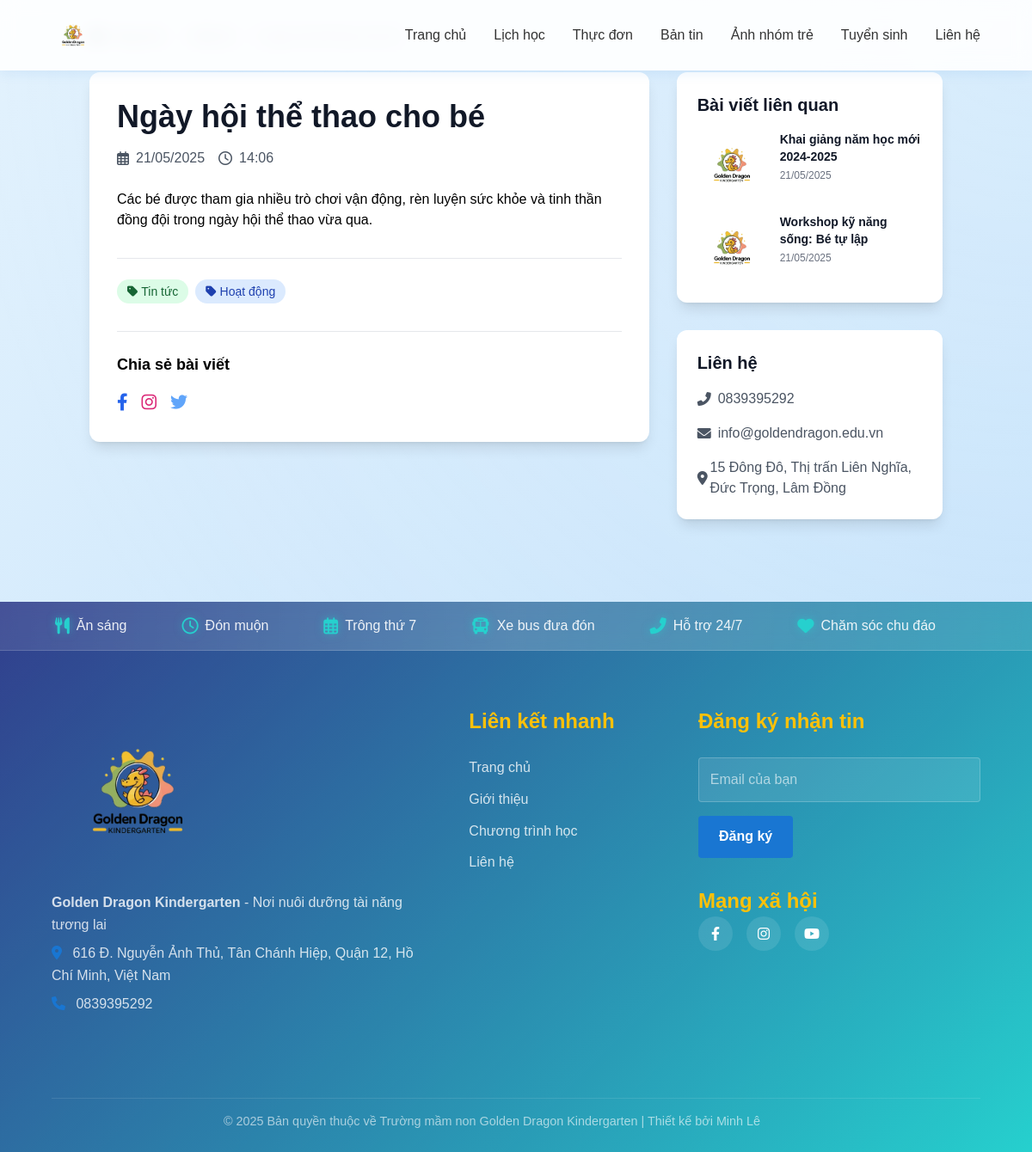
The page /ban-tin/2 on the database its author committed.
### tables this page shows
CREATE TABLE IF NOT EXISTS posts (
    id INT AUTO_INCREMENT PRIMARY KEY,
    title VARCHAR(255) NOT NULL,
    content TEXT NOT NULL,
    image VARCHAR(255) DEFAULT NULL,
    status ENUM('draft', 'published') NOT NULL DEFAULT 'draft',
    created_at DATETIME DEFAULT CURRENT_TIMESTAMP,
    updated_at DATETIME DEFAULT CURRENT_TIMESTAMP ON UPDATE CURRENT_TIMESTAMP
);

### includes/Database.php (called while the page is built, shortened)
<?php
class Database {
    private $host = 'localhost';
    private $db_name = 'rongvang';
    private $username = 'root';
    private $password = '';
    private $conn;
    private static $instance = null;
    private function __construct() {
        try {
            $this->conn = new PDO(
                "mysql:host={$this->host};dbname={$this->db_name};charset=utf8mb4",
                $this->username,
                $this->password,
                [
                    PDO::ATTR_ERRMODE => PDO::ERRMODE_EXCEPTION,
                    PDO::ATTR_DEFAULT_FETCH_MODE => PDO::FETCH_ASSOC,
                    PDO::ATTR_EMULATE_PREPARES => false,
                    PDO::MYSQL_ATTR_INIT_COMMAND => "SET NAMES utf8mb4"
                ]
            );
        } catch (PDOException $e) {
            error_log("Database Connection Error: " . $e->getMessage());
            throw new Exception("Database connection failed: " . $e->getMessage());
        }
    }
    public static function getInstance() {
        if (self::$instance === null) {
            self::$instance = new self();
        }
        return self::$instance;
    }
    public function getConnection() {
        return $this->conn;
    }
}

### models/Post.php (called while the page is built, shortened)
<?php
require_once __DIR__ . '/../includes/Database.php';
class Post {
    private $db;
    public function __construct() {
        try {
            $this->db = Database::getInstance()->getConnection();
        } catch (Exception $e) {
            error_log("Post Model Error: " . $e->getMessage());
            throw new Exception("Failed to initialize model");
        }
    }
    public function getById($id) {
        try {
            $sql = "SELECT * FROM posts WHERE id = :id";
            $stmt = $this->db->prepare($sql);
            $stmt->bindParam(':id', $id);
            $stmt->execute();
            return $stmt->fetch(PDO::FETCH_ASSOC);
        } catch (Exception $e) {
            error_log("Get Post Error: " . $e->getMessage());
            return false;
        }
    }
    public function getRecent($limit = 5) {
        try {
            $query = "SELECT * FROM posts ORDER BY created_at DESC LIMIT :limit";
            $stmt = $this->db->prepare($query);
            $stmt->bindParam(':limit', $limit, PDO::PARAM_INT);
            $stmt->execute();
            return $stmt->fetchAll(PDO::FETCH_ASSOC);
        } catch (Exception $e) {
            error_log("Get Recent Posts Error: " . $e->getMessage());
            return [];
        }
    }
}

### views/pages/ban-tin-detail.php (the view, shortened to what this page needs)
<?php
require_once __DIR__ . '/../layouts/header.php';
$postId = isset($_GET['id']) ? (int)$_GET['id'] : 0;
require_once __DIR__ . '/../../models/Post.php';
$postModel = new Post();
$post = $postModel->getById($postId);
$relatedPosts = $postModel->getRecent(3);
?>
<main class="container mx-auto py-8 px-4">
    <nav class="flex mb-8 text-sm">
        <ol class="inline-flex items-center space-x-1 md:space-x-3">
            <li class="inline-flex items-center">
                <a href="/RongVang" class="text-gray-700 hover:text-green-600">
                </a>
            </li>
            <li>
                <div class="flex items-center">
                    <a href="/RongVang/ban-tin" class="text-gray-700 hover:text-green-600">Bản tin</a>
                </div>
            </li>
            <li>
                <div class="flex items-center">
                    <span class="text-gray-500"><?php echo htmlspecialchars($post['title']); ?></span>
                </div>
            </li>
        </ol>
    </nav>
    <div class="grid grid-cols-1 lg:grid-cols-3 gap-8">
        <div class="lg:col-span-2">
            <article class="bg-white rounded-xl shadow-lg overflow-hidden">
                <div class="p-8">
                    <h1 class="text-3xl md:text-4xl font-bold text-gray-900 mb-4">
                        <?php echo htmlspecialchars($post['title']); ?>
                    </h1>
                    <div class="flex items-center text-gray-600 mb-6">
                        <span class="flex items-center mr-4">
                            <i class="far fa-calendar-alt mr-2"></i>
                            <?php echo date('d/m/Y', strtotime($post['created_at'])); ?>
                        </span>
                        <span class="flex items-center">
                            <i class="far fa-clock mr-2"></i>
                            <?php echo date('H:i', strtotime($post['created_at'])); ?>
                        </span>
                    </div>
                    <div class="prose prose-lg max-w-none">
                        <?php echo $post['content']; ?>
                    </div>
                    <div class="mt-8 pt-6 border-t border-gray-200">
                        <div class="flex flex-wrap gap-2">
                            <span class="px-3 py-1 bg-green-100 text-green-800 rounded-full text-sm">
                                <i class="fas fa-tag mr-1"></i>Tin tức
                            </span>
                            <span class="px-3 py-1 bg-blue-100 text-blue-800 rounded-full text-sm">
                                <i class="fas fa-tag mr-1"></i>Hoạt động
                            </span>
                        </div>
                    </div>
                    <div class="mt-8 pt-6 border-t border-gray-200">
                        <h3 class="text-lg font-semibold mb-4">Chia sẻ bài viết</h3>
                        <div class="flex space-x-4">
                            <a href="#" class="text-blue-600 hover:text-blue-800">
                                <i class="fab fa-facebook-f text-xl"></i>
                            </a>
                            <a href="#" class="text-pink-600 hover:text-pink-800">
                                <i class="fab fa-instagram text-xl"></i>
                            </a>
                            <a href="#" class="text-blue-400 hover:text-blue-600">
                                <i class="fab fa-twitter text-xl"></i>
                            </a>
                        </div>
                    </div>
                </div>
            </article>
        </div>
        <div class="lg:col-span-1">
            <div class="bg-white rounded-xl shadow-lg p-6 mb-8">
                <h3 class="text-xl font-bold text-gray-900 mb-4">Bài viết liên quan</h3>
                <div class="space-y-4">
                    <?php foreach ($relatedPosts as $relatedPost): ?>
                        <?php if ($relatedPost['id'] != $post['id']): ?>
                        <a href="/RongVang/ban-tin/<?php echo $relatedPost['id']; ?>"
                           class="block group">
                            <div class="flex items-start space-x-4">
                                <?php if ($relatedPost['image']): ?>
                                <img src="/RongVang/<?php echo htmlspecialchars($relatedPost['image']); ?>"
                                     alt="<?php echo htmlspecialchars($relatedPost['title']); ?>"
                                     class="w-20 h-20 object-cover rounded-lg">
                                <?php else: ?>
                                <img src="/RongVang/asset/img/logo.png"
                                     alt="<?php echo htmlspecialchars($relatedPost['title']); ?>"
                                     class="w-20 h-20 object-cover rounded-lg">
                                <?php endif; ?>
                                <div>
                                    <h4 class="text-sm font-semibold text-gray-900 group-hover:text-green-600">
                                        <?php echo htmlspecialchars($relatedPost['title']); ?>
                                    </h4>
                                    <p class="text-xs text-gray-500 mt-1">
                                        <?php echo date('d/m/Y', strtotime($relatedPost['created_at'])); ?>
                                    </p>
                                </div>
                            </div>
                        </a>
                        <?php endif; ?>
                    <?php endforeach; ?>
                </div>
            </div>
            <div class="bg-white rounded-xl shadow-lg p-6">
                <h3 class="text-xl font-bold text-gray-900 mb-4">Liên hệ</h3>
                <div class="space-y-4">
                    <div class="flex items-center text-gray-600">
                        <i class="fas fa-phone-alt w-6"></i>
                        <span>0839395292</span>
                    </div>
                    <div class="flex items-center text-gray-600">
                        <i class="fas fa-envelope w-6"></i>
                        <span>info@goldendragon.edu.vn</span>
                    </div>
                    <div class="flex items-center text-gray-600">
                        <i class="fas fa-map-marker-alt w-6"></i>
                        <span>15 Đông Đô, Thị trấn Liên Nghĩa, Đức Trọng, Lâm Đồng</span>
                    </div>
                </div>
            </div>
        </div>
    </div>
</main>
<?php require_once __DIR__ . '/../layouts/footer.php'; ?>

### asset/css/home.css (style rules this page uses)
:root { --primary-color: #1976D2; --primary-light: #BBDEFB; --primary-dark: #0D47A1; --accent-color: #1976D2; --accent-dark: #0D47A1; }
body { margin: 0; font-family: Arial, sans-serif; overflow-x: hidden; background: linear-gradient(135deg, #E3F2FD 0%, #BBDEFB 100%); min-height: 100vh; position: relative; }
body::before { content: ''; position: fixed; top: 0; left: 0; width: 100%; height: 100%; z-index: -1; background: radial-gradient(circle at top right, rgba(255,255,255,0.2) 0%, transparent 70%); }
nav { display: flex; gap: 2rem; }
nav a { text-decoration: none; color: #333; font-weight: 500; transition: color 0.3s; }

### rows shown on the page
posts: title "Ngày hội thể thao cho bé", created_at "21/05/2025", created_at "14:06", content "Các bé được tham gia nhiều trò chơi vận động, rèn luyện sức khỏe và tinh thần đồng đội trong ngày hội thể thao vừa qua."
posts: title "Khai giảng năm học mới 2024-2025", created_at "21/05/2025"
posts: title "Workshop kỹ năng sống: Bé tự lập", created_at "21/05/2025"
